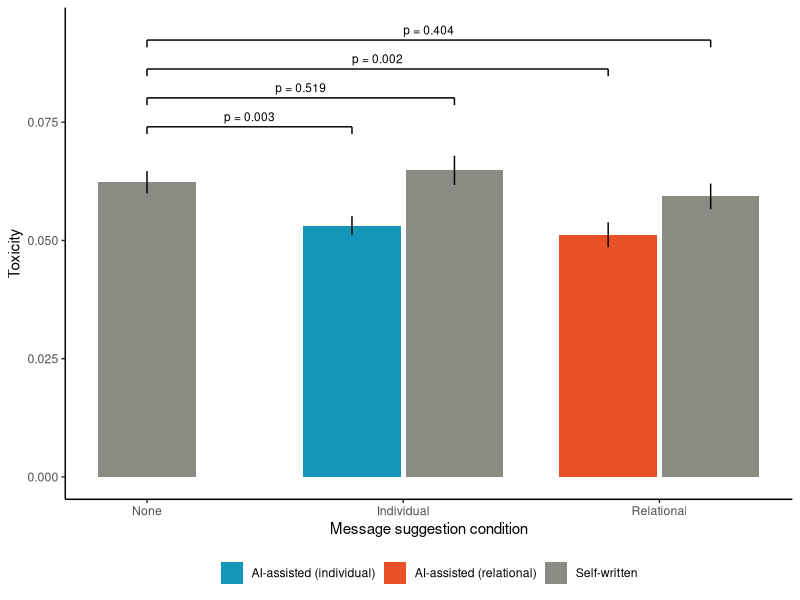
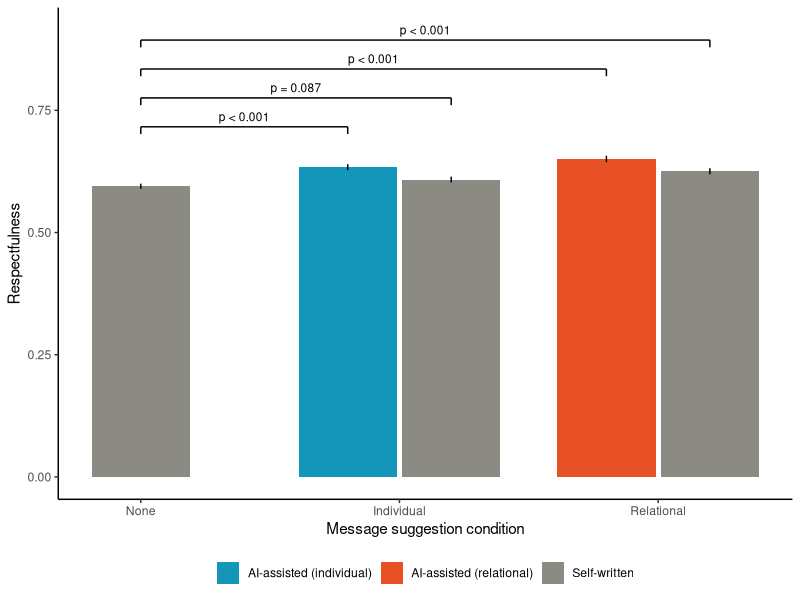

R code for these plots, in order:
library(dplyr)
library(tidyr)
library(ggplot2)

conditions <- c('control','personal','relational-static')
d <- read.csv('./csv/PerspectiveScores.csv') %>% 
  filter(Condition %in% conditions,RoundID %in% 1:4) %>%
  pivot_longer(c(TOXICITY,RESPECT_EXPERIMENTAL),names_to='metric',values_to='score')

units <- bind_rows(mutate(d,source='All'),mutate(filter(d,tolower(MessageType)=='human'),source='Self-written')) %>%
  filter(!(Condition=='control' & source=='Self-written'),is.finite(score)) %>%
  group_by(GameID,PID,Condition,metric,source) %>% summarise(score=mean(score),.groups='drop')

for (metric_id in c('TOXICITY','RESPECT_EXPERIMENTAL')) {
  u <- filter(units,metric==metric_id)
  baseline <- filter(u,Condition=='control',source=='All')$score
  p <- u %>% 
    group_by(Condition,source) %>% summarise(mean=mean(score),se=sd(score)/sqrt(n()),n=n(),
      p=if(first(Condition)=='control') NA_real_ else t.test(score,baseline,var.equal=TRUE)$p.value,.groups='drop') %>%
    mutate(x=match(Condition,conditions)+ifelse(Condition=='control',0,ifelse(source=='All',-.2,.2)),
           fill=case_when(Condition=='control'|source=='Self-written'~'Self-written',
                          Condition=='personal'~'AI-assisted (individual)',TRUE~'AI-assisted (relational)'))
  print(p)
  # Significance labels are computed, not copied from the manuscript.
  ann <- filter(p,!is.na(p)) %>% mutate(label=ifelse(p<.001,
                                                     'p < 0.001',sprintf('p = %.3f',p))) %>% arrange(x)
  gap <- max(p$mean+p$se)*.09
  ann$y <- max(p$mean+p$se)+gap*seq_len(nrow(ann))
  print(ggplot(p,aes(x,mean,fill=fill)) + 
          geom_col(width=.38) + 
          geom_errorbar(aes(ymin=mean-se,ymax=mean+se),width=0) +
    geom_segment(data=ann,aes(x=1,xend=x,y=y,yend=y),inherit.aes=FALSE) +
    geom_segment(data=ann,aes(x=1,xend=1,y=y,yend=y-gap*.25),inherit.aes=FALSE) +
    geom_segment(data=ann,aes(x=x,xend=x,y=y,yend=y-gap*.25),inherit.aes=FALSE) +
    geom_text(data=ann,aes(x=(1+x)/2,y=y+gap*.35,label=label),inherit.aes=FALSE,size=3) +
    scale_x_continuous(breaks=1:3,labels=c('None','Individual','Relational')) +
    scale_fill_manual(values=c('Self-written'='#8b8b83','AI-assisted (individual)'='#1496BB','AI-assisted (relational)'='#E85125')) +
    labs(x='Message suggestion condition',y=if(metric_id=='TOXICITY') 'Toxicity' else 'Respectfulness',fill=NULL) + theme_classic() + theme(legend.position='bottom'))
}
